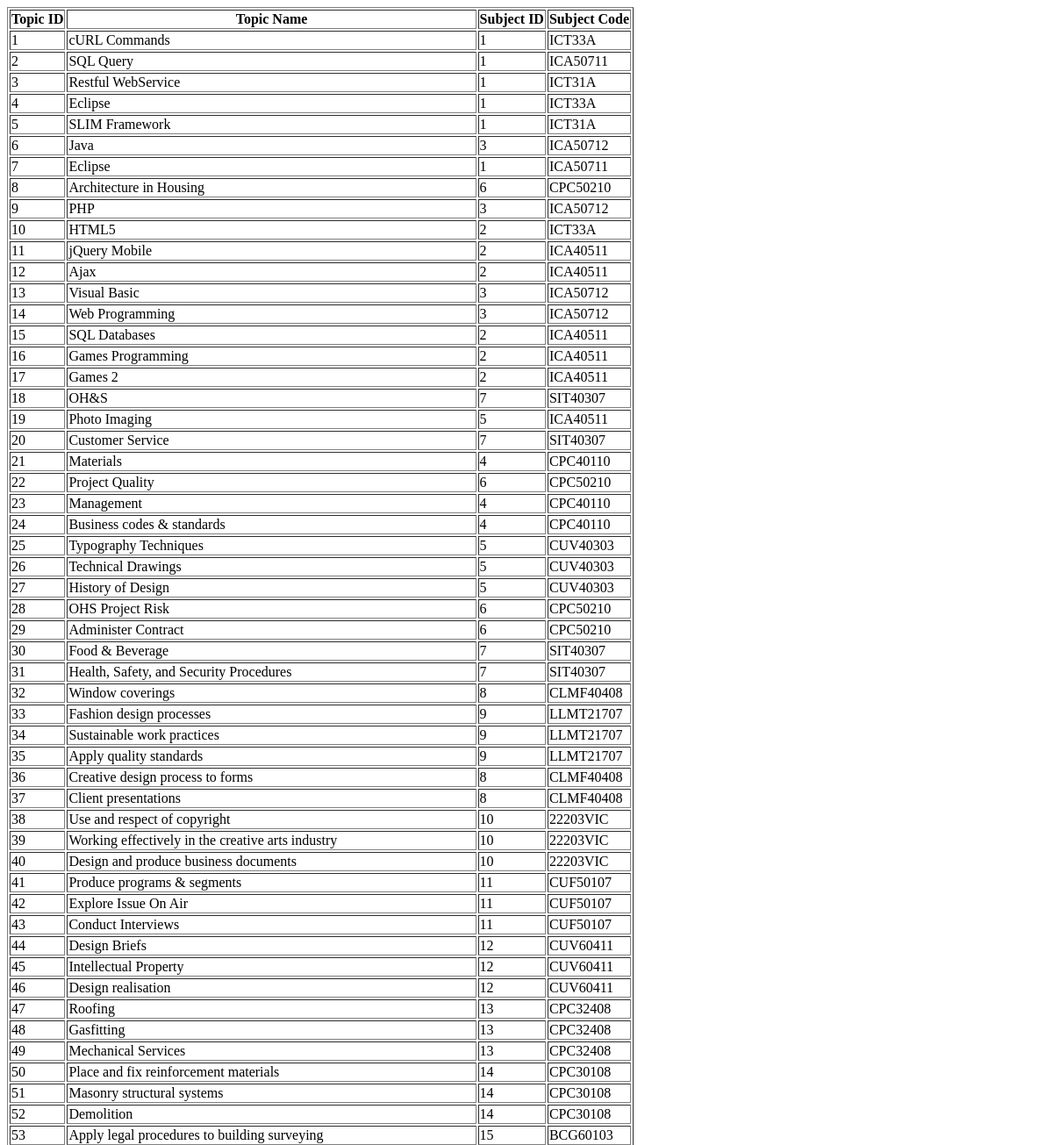
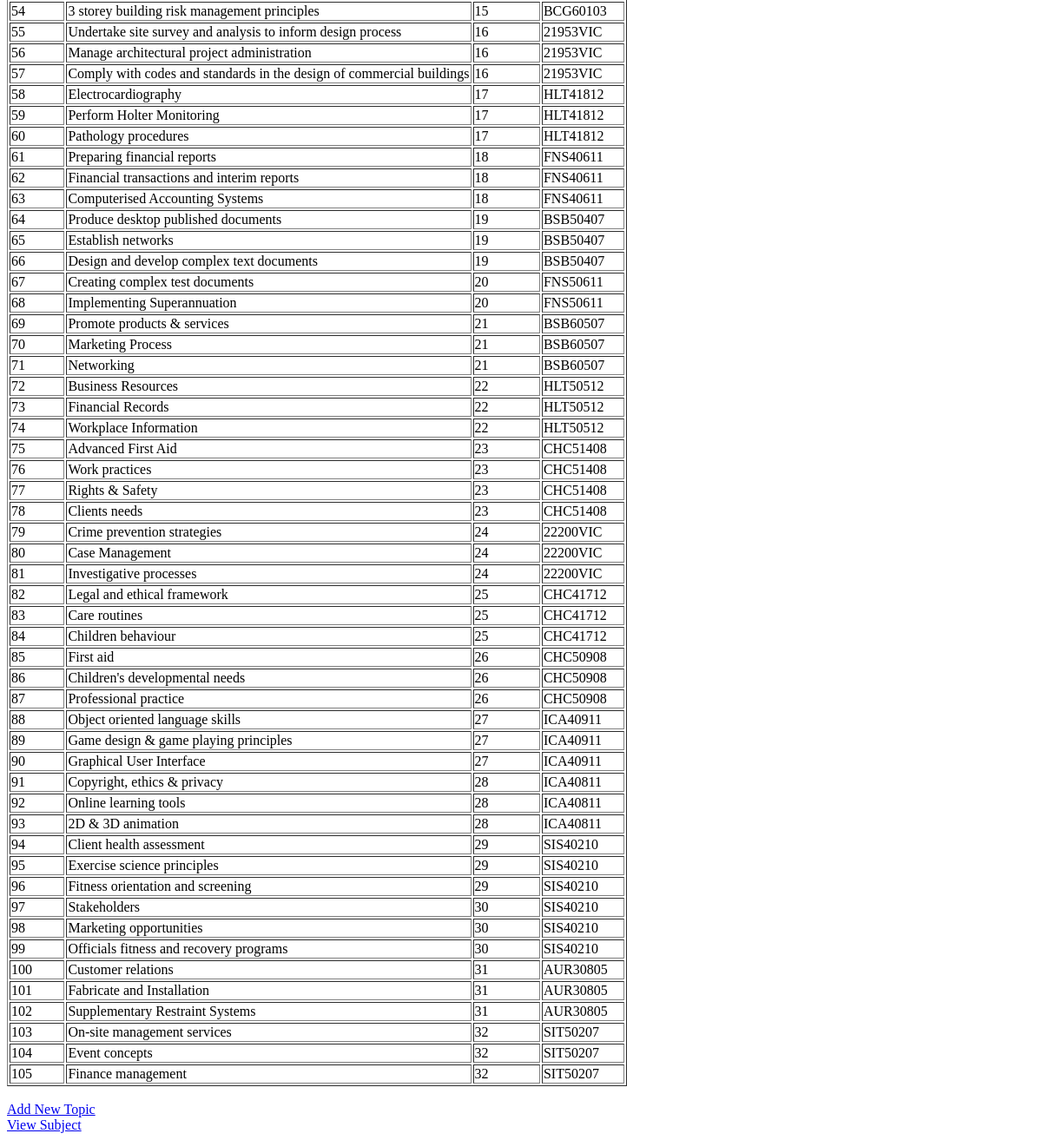
The page /php/topics/all_topics.php on the database as committed earlier (2 pictures, top to bottom).
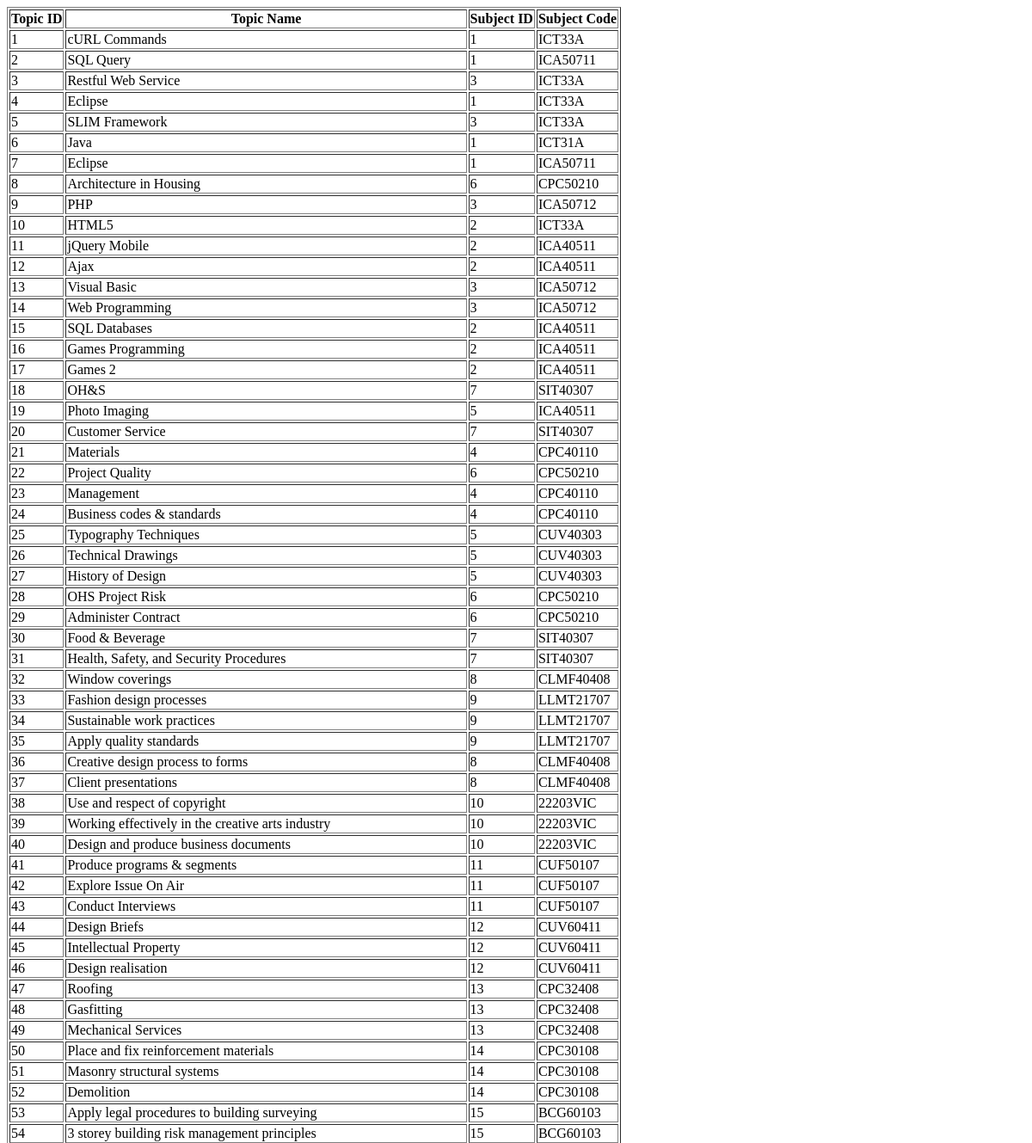
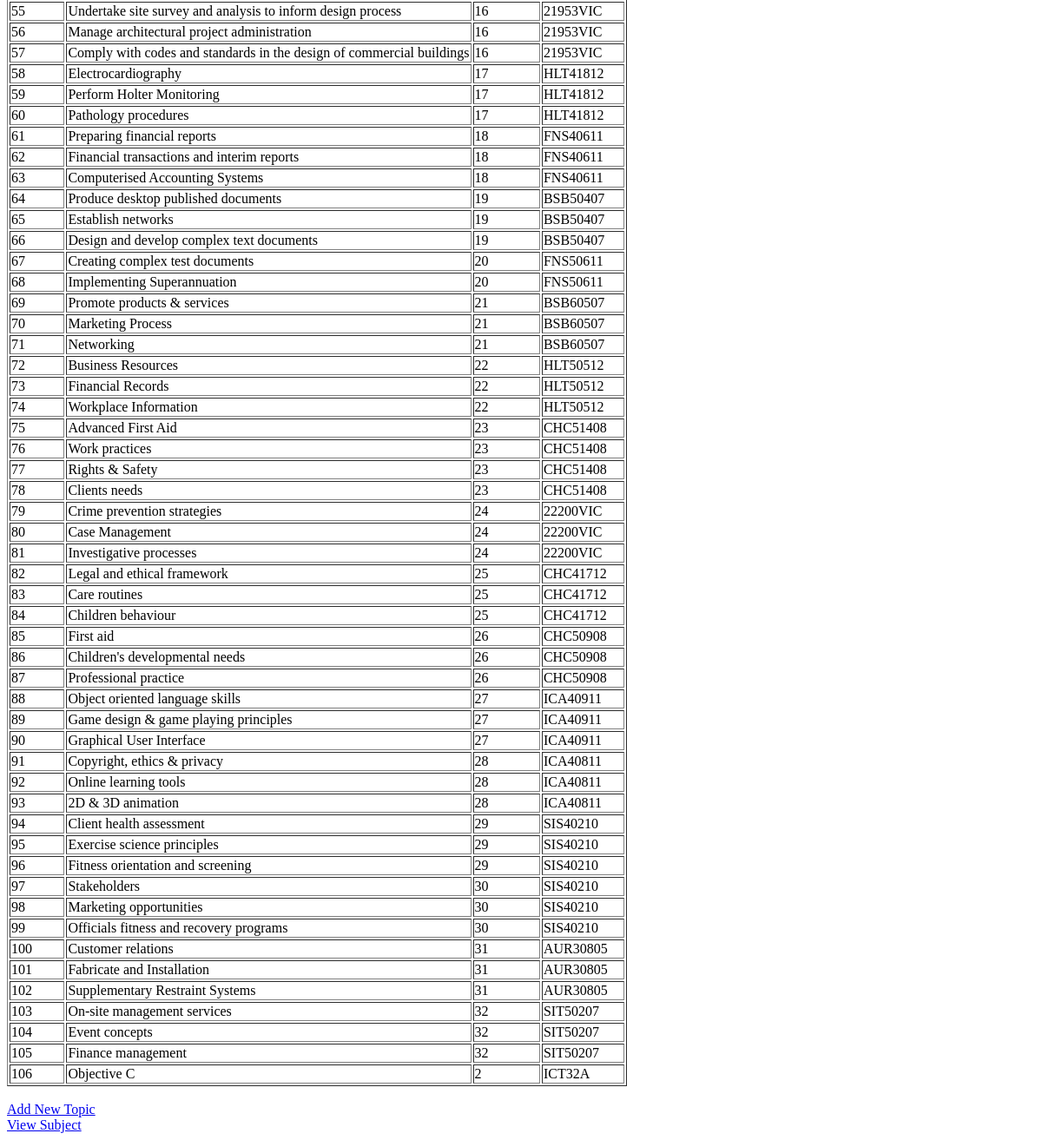
The same page on the database as committed later (2 pictures, top to bottom).
### tables this page shows
CREATE TABLE IF NOT EXISTS `topic` (
  `TopicID` int(5) NOT NULL AUTO_INCREMENT,
  `TopicName` text NOT NULL,
  `SubjectID` int(11) NOT NULL,
  `SubjectCode` varchar(50) NOT NULL,
  `deletionStatus` tinyint(1) NOT NULL COMMENT '0 = display, 1 = not display',
  `dateupdated` date NOT NULL,
  PRIMARY KEY (`TopicID`),
  KEY `FK_topicsub` (`SubjectID`)
);

### php/topics/all_topics.php (the view, shortened to what this page needs)
<!DOCTYPE html PUBLIC "-//W3C//DTD XHTML 1.0 Transitional//EN" "http://www.w3.org/TR/xhtml1/DTD/xhtml1-transitional.dtd">
<html xmlns="http://www.w3.org/1999/xhtml">
<head>
</head>
<body>
<?php
$query = mysql_query("SELECT * FROM topic")
	or die("Problem Reading Database". mysql_error());
	echo '<table border="1">';
	echo '<th>Topic ID</th><th>Topic Name</th><th>Subject ID</th><th>Subject Code</th>';
	while($row = mysql_fetch_assoc($query))
	{
		echo '<tr>';
		echo '<td>'.$row['TopicID'].'</td>';
		echo '<td>'.$row['TopicName'].'</td>';
		echo '<td>'.$row['SubjectID'].'</td>';
		echo '<td>'.$row['SubjectCode'].'</td>';
		echo '</tr>';
	}
	echo '</table>';
	echo '<br />';
	echo '<a href="newtopic.html">Add New Topic</a>';
	echo '<br />';
	echo '<a href="viewSubject.html">View Subject</a>';
?>
</body>
</html>

Rows that differ between the two databases and show on the page:
changed topic id 3: TopicName "Restful WebService" → "Restful Web Service"; SubjectID "1" → "3"; SubjectCode "ICT31A" → "ICT33A"
changed topic "SLIM Framework": SubjectID "1" → "3"; SubjectCode "ICT31A" → "ICT33A"
changed topic "Java": SubjectID "3" → "1"; SubjectCode "ICA50712" → "ICT31A"
added topic: TopicID "106", TopicName "Objective C", SubjectID "2", SubjectCode "ICT32A"
